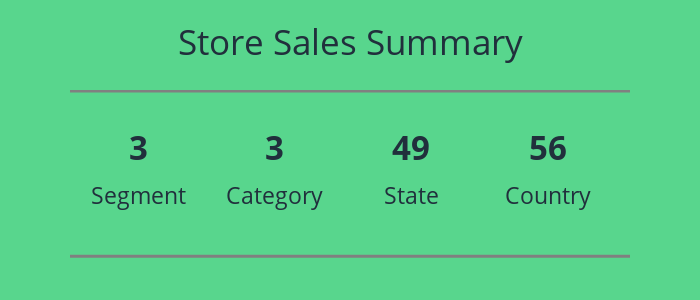

The code cell stored with this chart in its notebook:
### Code cell
fig=go.Figure()
fig.add_trace(go.Scatter(
    x=[0, 1, 2, 3],
    y=[1.6, 1.6, 1.6, 1.6],
    mode="text", 
    text=["<span style='font-size:33px'><b>3</b></span>", 
          "<span style='font-size:33px'><b>3</b></span>",
          "<span style='font-size:33px'><b>49</b></span>",
          "<span style='font-size:33px'><b>56</b></span>"],
    textposition="bottom center"
))
fig.add_trace(go.Scatter(
    x=[0, 1, 2, 3],
    y=[1.1, 1.1, 1.1, 1.1],
    mode="text", 
    text=["Segment", "Category", "State", "Country"],
    textposition="bottom center"
))
fig.add_hline(y=2.2, line_width=5, line_color='gray')
fig.add_hline(y=0.3, line_width=3, line_color='gray')
fig.update_yaxes(visible=False)
fig.update_xaxes(visible=False)
fig.update_layout(showlegend=False, height=300, width=700, 
                  title='Store Sales Summary', title_x=0.5, title_y=0.9,
                  xaxis_range=[-0.5,3.6], yaxis_range=[-0.2,2.2],
                  plot_bgcolor='#58d68d', paper_bgcolor='#58d68d',
                  font=dict(size=23, color='#212f3c'),
                  title_font=dict(size=35, color='#212f3c'),
                  margin=dict(t=90,l=70,b=0,r=70), 
    )

### Figure 1 — Plotly figure (JSON) as saved in the notebook; plotly's stock layout.template omitted (floating-point values rounded to 4 significant figures)
{"data": [{"mode": "text", "text": ["<span style='font-size:33px'><b>3</b></span>", "<span style='font-size:33px'><b>3</b></span>", "<span style='font-size:33px'><b>49</b></span>", "<span style='font-size:33px'><b>56</b></span>"], "textposition": "bottom center", "type": "scatter", "x": [0, 1, 2, 3], "y": [1.6, 1.6, 1.6, 1.6]}, {"mode": "text", "text": ["Segment", "Category", "State", "Country"], "textposition": "bottom center", "type": "scatter", "x": [0, 1, 2, 3], "y": [1.1, 1.1, 1.1, 1.1]}], "layout": {"font": {"color": "#212f3c", "size": 23}, "height": 300, "margin": {"b": 0, "l": 70, "r": 70, "t": 90}, "paper_bgcolor": "#58d68d", "plot_bgcolor": "#58d68d", "shapes": [{"line": {"color": "gray", "width": 5}, "type": "line", "x0": 0, "x1": 1, "xref": "x domain", "y0": 2.2, "y1": 2.2, "yref": "y"}, {"line": {"color": "gray", "width": 3}, "type": "line", "x0": 0, "x1": 1, "xref": "x domain", "y0": 0.3, "y1": 0.3, "yref": "y"}], "showlegend": false, "title": {"font": {"color": "#212f3c", "size": 35}, "text": "Store Sales Summary", "x": 0.5, "y": 0.9}, "width": 700, "xaxis": {"range": [-0.5, 3.6], "visible": false}, "yaxis": {"range": [-0.2, 2.2], "visible": false}}}
